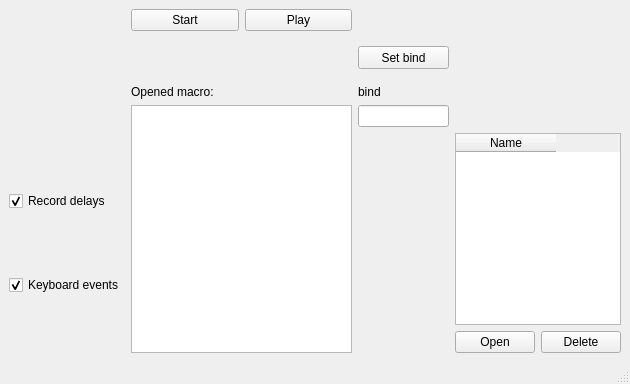
<?xml version="1.0" encoding="UTF-8"?>
<ui version="4.0">
 <class>MainWindow</class>
 <widget class="QMainWindow" name="MainWindow">
  <property name="geometry">
   <rect>
    <x>0</x>
    <y>0</y>
    <width>630</width>
    <height>384</height>
   </rect>
  </property>
  <property name="mouseTracking">
   <bool>true</bool>
  </property>
  <property name="tabletTracking">
   <bool>false</bool>
  </property>
  <property name="acceptDrops">
   <bool>true</bool>
  </property>
  <property name="windowTitle">
   <string>MainWindow</string>
  </property>
  <widget class="QWidget" name="centralwidget">
   <layout class="QVBoxLayout" name="verticalLayout_2">
    <item>
     <layout class="QGridLayout" name="gridLayout">
      <item row="2" column="3">
       <widget class="QLabel" name="label_2">
        <property name="text">
         <string>bind</string>
        </property>
       </widget>
      </item>
      <item row="3" column="1" rowspan="3" colspan="2">
       <widget class="QListWidget" name="macro">
        <property name="font">
         <font>
          <pointsize>20</pointsize>
          <underline>true</underline>
         </font>
        </property>
       </widget>
      </item>
      <item row="0" column="1">
       <widget class="QPushButton" name="start_stop_btn">
        <property name="inputMethodHints">
         <set>Qt::ImhNone</set>
        </property>
        <property name="text">
         <string>Start</string>
        </property>
        <property name="shortcut">
         <string notr="true"/>
        </property>
        <property name="checkable">
         <bool>true</bool>
        </property>
        <property name="autoDefault">
         <bool>true</bool>
        </property>
       </widget>
      </item>
      <item row="2" column="1">
       <widget class="QLabel" name="label">
        <property name="text">
         <string>Opened macro:</string>
        </property>
       </widget>
      </item>
      <item row="4" column="0" rowspan="2">
       <layout class="QVBoxLayout" name="verticalLayout">
        <item>
         <widget class="QCheckBox" name="delays">
          <property name="text">
           <string>Record delays</string>
          </property>
          <property name="checked">
           <bool>true</bool>
          </property>
         </widget>
        </item>
        <item>
         <widget class="QCheckBox" name="keyboard_events">
          <property name="text">
           <string>Keyboard events</string>
          </property>
          <property name="checked">
           <bool>true</bool>
          </property>
         </widget>
        </item>
       </layout>
      </item>
      <item row="0" column="2">
       <widget class="QPushButton" name="play_btn">
        <property name="text">
         <string>Play</string>
        </property>
       </widget>
      </item>
      <item row="3" column="3">
       <widget class="QLineEdit" name="bind_key">
        <property name="readOnly">
         <bool>true</bool>
        </property>
       </widget>
      </item>
      <item row="1" column="1">
       <spacer name="verticalSpacer">
        <property name="orientation">
         <enum>Qt::Vertical</enum>
        </property>
        <property name="sizeHint" stdset="0">
         <size>
          <width>20</width>
          <height>40</height>
         </size>
        </property>
       </spacer>
      </item>
      <item row="5" column="4">
       <widget class="QPushButton" name="open_btn">
        <property name="text">
         <string>Open</string>
        </property>
       </widget>
      </item>
      <item row="1" column="3">
       <widget class="QPushButton" name="bind">
        <property name="maximumSize">
         <size>
          <width>16777215</width>
          <height>23</height>
         </size>
        </property>
        <property name="text">
         <string>Set bind</string>
        </property>
       </widget>
      </item>
      <item row="5" column="5">
       <widget class="QPushButton" name="delete_btn">
        <property name="text">
         <string>Delete</string>
        </property>
       </widget>
      </item>
      <item row="4" column="4" colspan="2">
       <widget class="QTableWidget" name="tableWidget">
        <property name="enabled">
         <bool>true</bool>
        </property>
        <property name="minimumSize">
         <size>
          <width>0</width>
          <height>192</height>
         </size>
        </property>
        <property name="maximumSize">
         <size>
          <width>256</width>
          <height>16777215</height>
         </size>
        </property>
        <property name="horizontalScrollBarPolicy">
         <enum>Qt::ScrollBarAlwaysOff</enum>
        </property>
        <property name="sizeAdjustPolicy">
         <enum>QAbstractScrollArea::AdjustToContents</enum>
        </property>
        <property name="editTriggers">
         <set>QAbstractItemView::NoEditTriggers</set>
        </property>
        <property name="wordWrap">
         <bool>true</bool>
        </property>
        <column>
         <property name="text">
          <string>Name</string>
         </property>
        </column>
       </widget>
      </item>
     </layout>
    </item>
   </layout>
  </widget>
  <widget class="QMenuBar" name="menubar">
   <property name="geometry">
    <rect>
     <x>0</x>
     <y>0</y>
     <width>630</width>
     <height>21</height>
    </rect>
   </property>
  </widget>
  <widget class="QStatusBar" name="statusbar"/>
 </widget>
 <resources/>
 <connections/>
</ui>
